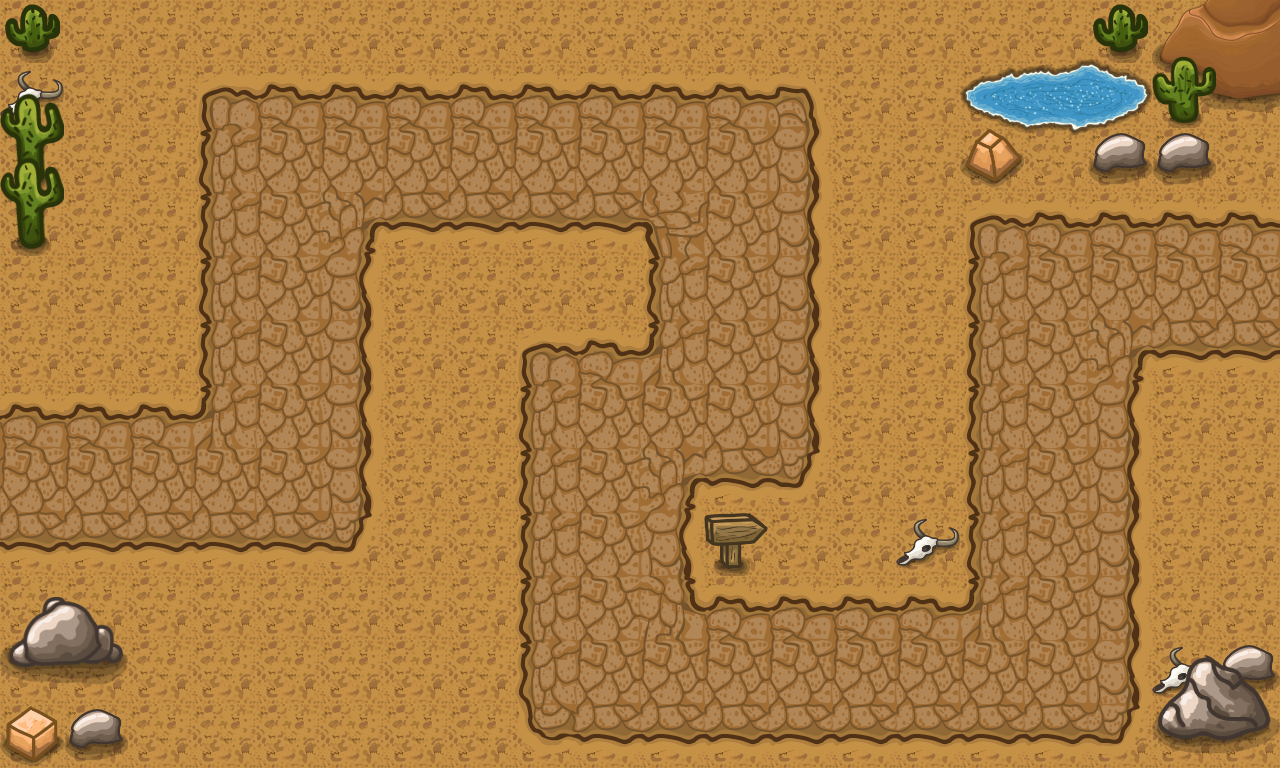

This is a level from a 2D game, rendered from its Tiled map with the project's own tilesets. A one-line summary and the complete map file follow:
An orthogonal 20x12 tile map with 64x64 px tiles, 5 tile layers (Dirt, Pathing, Details 1, Details 2, ...).

<map version="1.9" tiledversion="1.9.2" orientation="orthogonal" renderorder="right-down" width="20" height="12" tilewidth="64" tileheight="64" infinite="0" nextlayerid="7" nextobjectid="1">
 <tileset firstgid="1" source="tileset.tsx" />
 <layer id="1" name="Dirt" width="20" height="12">
  <data encoding="csv">
16,16,16,16,16,16,16,16,16,16,16,16,16,16,16,16,16,16,16,16,
16,16,16,16,16,16,16,16,16,16,16,16,16,16,16,16,16,16,16,16,
16,16,16,16,16,16,16,16,16,16,16,16,16,16,16,16,16,16,16,16,
16,16,16,16,16,16,16,16,16,16,16,16,16,16,16,16,16,16,16,16,
16,16,16,16,16,16,16,16,16,16,16,16,16,16,16,16,16,16,16,16,
16,16,16,16,16,16,16,16,16,16,16,16,16,16,16,16,16,16,16,16,
16,16,16,16,16,16,16,16,16,16,16,16,16,16,16,16,16,16,16,16,
16,16,16,16,16,16,16,16,16,16,16,16,16,16,16,16,16,16,16,16,
16,16,16,16,16,16,16,16,16,16,16,16,16,16,16,16,16,16,16,16,
16,16,16,16,16,16,16,16,16,16,16,16,16,16,16,16,16,16,16,16,
16,16,16,16,16,16,16,16,16,16,16,16,16,16,16,16,16,16,16,16,
16,16,16,16,16,16,16,16,16,16,16,16,16,16,16,16,16,16,16,16
</data>
 </layer>
 <layer id="2" name="Pathing" width="20" height="12">
  <data encoding="csv">
0,0,0,0,0,0,0,0,0,0,0,0,0,0,0,0,0,0,0,0,
0,0,0,4,5,5,5,5,5,5,5,5,6,0,0,0,0,0,0,0,
0,0,0,18,19,19,19,19,19,19,19,19,20,0,0,44,0,0,0,0,
0,0,0,18,19,22,33,33,33,33,21,19,20,0,0,4,5,5,5,5,
0,0,0,18,19,20,0,0,0,0,18,19,20,0,0,18,19,19,19,19,
0,0,0,18,19,20,0,0,4,5,7,19,20,0,0,18,19,22,33,33,
5,5,5,7,19,20,0,0,18,19,19,19,20,0,0,18,19,20,0,0,
19,19,19,19,19,20,0,0,18,19,22,33,34,0,0,18,19,20,0,0,
33,33,33,33,33,34,0,0,18,19,20,0,0,0,0,18,19,20,0,0,
0,0,0,0,0,0,0,0,18,19,8,5,5,5,5,7,19,20,0,0,
0,0,0,0,0,0,0,0,18,19,19,19,19,19,19,19,19,20,0,0,
0,0,0,0,0,0,0,0,32,33,33,33,33,33,33,33,33,34,0,0
</data>
 </layer>
 <layer id="3" name="Details 1" width="20" height="12">
  <data encoding="csv">
49,0,0,0,0,0,0,0,0,0,0,0,0,0,0,0,0,0,127,128,
48,0,0,0,0,0,0,0,0,0,0,0,0,0,0,0,0,0,141,142,
0,0,0,0,0,0,0,0,0,0,0,0,0,0,0,0,0,0,0,0,
0,0,0,0,0,0,0,0,0,0,0,0,0,0,0,0,0,0,0,0,
0,0,0,0,0,0,0,0,0,0,0,0,0,0,0,0,0,0,0,0,
0,0,0,0,0,0,0,0,0,0,0,0,0,0,0,0,0,0,0,0,
0,0,0,0,0,0,0,0,0,0,0,0,0,0,0,0,0,0,0,0,
0,0,0,0,0,0,0,0,0,0,0,0,0,0,0,0,0,0,0,0,
0,0,0,0,0,0,0,0,0,0,0,47,0,0,48,0,0,0,0,0,
0,0,0,0,0,0,0,0,0,0,0,0,0,0,0,0,0,0,0,0,
0,0,0,0,0,0,0,0,0,0,0,0,0,0,0,0,0,0,48,46,
0,0,0,0,0,0,0,0,0,0,0,0,0,0,0,0,0,0,0,0
</data>
 </layer>
 <layer id="4" name="Details 2" width="20" height="12">
  <data encoding="csv">
0,0,0,0,0,0,0,0,0,0,0,0,0,0,0,0,0,49,58,0,
57,0,0,0,0,0,0,0,0,0,0,0,0,0,0,0,0,0,72,0,
71,0,0,0,0,0,0,0,0,0,0,0,0,0,0,0,0,46,46,0,
0,0,0,0,0,0,0,0,0,0,0,0,0,0,0,0,0,0,0,0,
0,0,0,0,0,0,0,0,0,0,0,0,0,0,0,0,0,0,0,0,
0,0,0,0,0,0,0,0,0,0,0,0,0,0,0,0,0,0,0,0,
0,0,0,0,0,0,0,0,0,0,0,0,0,0,0,0,0,0,0,0,
0,0,0,0,0,0,0,0,0,0,0,0,0,0,0,0,0,0,0,0,
0,0,0,0,0,0,0,0,0,0,0,0,0,0,0,0,0,0,0,0,
0,0,0,0,0,0,0,0,0,0,0,0,0,0,0,0,0,0,0,0,
0,0,0,0,0,0,0,0,0,0,0,0,0,0,0,0,0,0,87,88,
0,0,0,0,0,0,0,0,0,0,0,0,0,0,0,0,0,0,101,102
</data>
 </layer>
 <layer id="5" name="Details 3" width="20" height="12">
  <data encoding="csv">
0,0,0,0,0,0,0,0,0,0,0,0,0,0,0,119,120,121,0,0,
0,0,0,0,0,0,0,0,0,0,0,0,0,0,0,133,134,135,0,0,
57,0,0,0,0,0,0,0,0,0,0,0,0,0,0,147,148,149,0,0,
71,0,0,0,0,0,0,0,0,0,0,0,0,0,0,0,0,0,0,0,
0,0,0,0,0,0,0,0,0,0,0,0,0,0,0,0,0,0,0,0,
0,0,0,0,0,0,0,0,0,0,0,0,0,0,0,0,0,0,0,0,
0,0,0,0,0,0,0,0,0,0,0,0,0,0,0,0,0,0,0,0,
0,0,0,0,0,0,0,0,0,0,0,0,0,0,0,0,0,0,0,0,
0,0,0,0,0,0,0,0,0,0,0,0,0,0,0,0,0,0,0,0,
93,94,0,0,0,0,0,0,0,0,0,0,0,0,0,0,0,0,0,0,
107,108,0,0,0,0,0,0,0,0,0,0,0,0,0,0,0,0,0,0,
45,46,0,0,0,0,0,0,0,0,0,0,0,0,0,0,0,0,0,0
</data>
 </layer>
</map>
